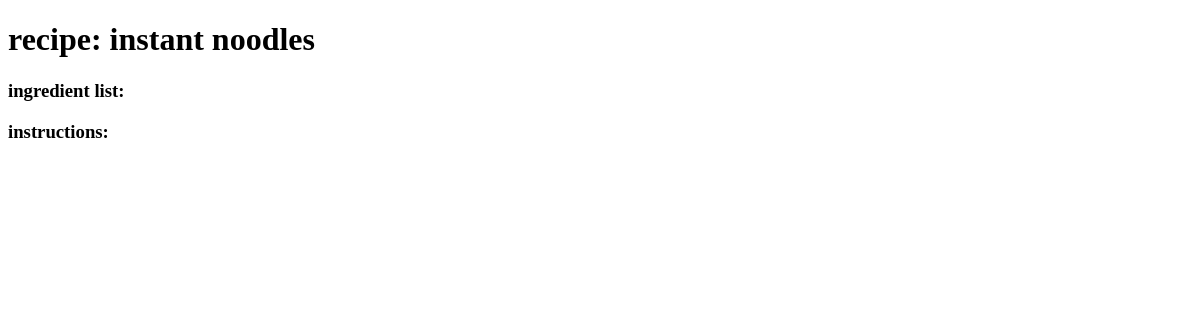
/fridge/1/, run on an earlier commit of the app's database.
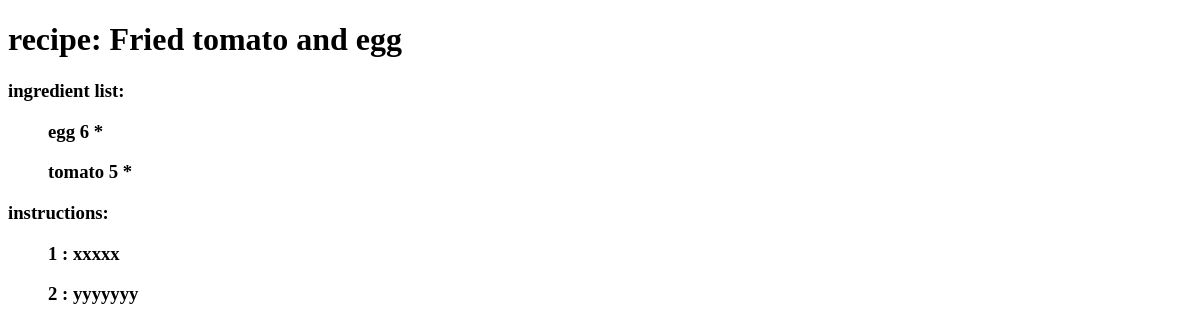
And on a later commit of the database.
### fridge/models.py (models this page shows, shortened)
class Recipe(models.Model):
    recipe_id = models.IntegerField(primary_key=True, default=0)
    recipe_name = models.CharField(max_length=200)
    recipe_cal = models.IntegerField(default=0)
    recipe_label = models.CharField(max_length=200)

class Recipe_ingredient(models.Model):
    recipe_id = models.ForeignKey(Recipe, on_delete=models.CASCADE, default=0)
    ingredient_id = models.ForeignKey(Ingredient, on_delete=models.CASCADE, default=0)
    ingredient_quantity = models.IntegerField(default=0)
    class Meta:
        unique_together = (("recipe_id", "ingredient_id"),)

class Ingredient(models.Model):
    ingredient_id = models.IntegerField(primary_key=True, default=0)
    ingredient_name = models.CharField(max_length=200)
    ingredient_unit = models.CharField(max_length=200)
    ingredient_type = models.CharField(max_length=200)

class Recipe_step(models.Model):
    recipe_id = models.ForeignKey(Recipe, on_delete=models.CASCADE, default=0)
    step_number = models.IntegerField(default=0)
    step_instructions = models.CharField(max_length=200)
    class Meta:
        unique_together = (("recipe_id", "step_number"),)

### fridge/views.py (the view)
# urls.py: path('<int:r_id>/', views.detail, name='detail'),
def detail(request, r_id): # 超链接或直接输入：get from url
    recipe = get_object_or_404(Recipe, recipe_id=r_id)
    step_list = Recipe_step.objects.filter(recipe_id=r_id).order_by('step_number')
    ingredient_list = Recipe_ingredient.objects.filter(recipe_id=r_id).select_related('ingredient_id')
    context = {'recipe': recipe, 'ingredient_list': ingredient_list, 'step_list': step_list}
    return render(request, 'fridge/detail.html', context)

### fridge/templates/fridge/detail.html (shortened to what this page needs)
<!DOCTYPE html>
<html lang="en">
<head>
</head>
<body>
<h1>recipe: {{ recipe.recipe_name }}</h1>
<h3>ingredient list:</h3>
<ul>
{% for i in ingredient_list %}
    <h3>{{ i.ingredient_id.ingredient_name }} {{ i.ingredient_quantity }} {{ i.ingredient_id.ingredient_unit }}</h3>
{% endfor %}
</ul>
<h3>instructions: </h3>
<ul>
{% for s in step_list %}
    <h3>{{ s.step_number}} : {{ s.step_instructions }} </h3>
{% endfor %}
</ul>
</body>
</html>

What changed in the data, as far as the page shows it:
changed Recipe: recipe_name "instant noodles" → "Fried tomato and egg"
now on this page (row edited): Recipe_ingredient: ingredient_id.ingredient_name "egg", ingredient_quantity "6", ingredient_id.ingredient_unit "*"
now on this page (row edited): Recipe_ingredient: ingredient_id.ingredient_name "tomato", ingredient_quantity "5", ingredient_id.ingredient_unit "*"
added Recipe_step: step_number "1", step_instructions "xxxxx"
added Recipe_step: step_number "2", step_instructions "yyyyyyy"
